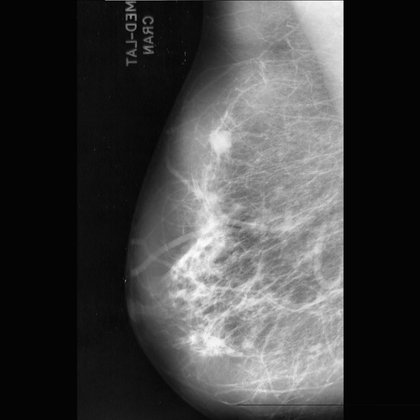
%> input picture Polakowski ddsm Implementation/mdb023e.pgm, 420 x 420 px, shrunk from 1024 x 1024 before the run
$ octave --eval "result = FOAModule(imread('mdb023e.pgm'));"   (GNU Octave 9; MATLAB toolbox functions it lacks are replaced by stand-ins)
%> lines starting %> are read from the running program, lines starting %| are printed output that depends on the picture; in (x1, y1, x2, y2) boxes, pixels count from 0 and x2, y2 are one past the last pixel; in counts of white or black regions, pixels touching at a corner belong together; the program's own positions count from 1
function [output] = FOAModule(I)
  I = double(I);
  %I = double(imread('mdb023e.pgm'));
  h1 = fspecial('gaussian',[30 30],40);
  h2 = fspecial('gaussian',[30 30],60);
  gauss1 = imfilter(I,h1,'replicate');
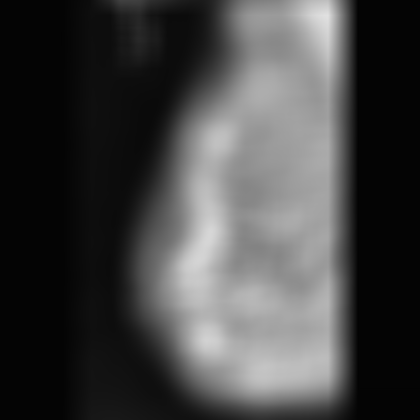
%> gauss1: size 420x420 double; min 3.93, max 225.6, mean 66.9
  gauss2 = imfilter(I,h2,'replicate');
  output= (gauss1-gauss2)*255;
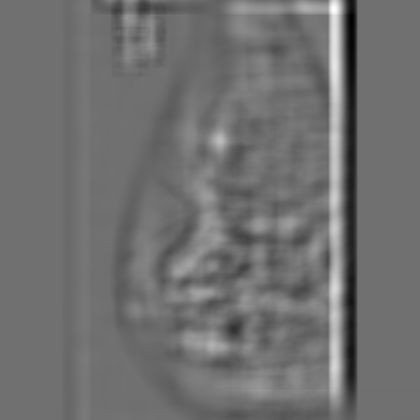
%> output: size 420x420 double; min -142.8, max 181.4, mean 0.2; drawn with min black and max white
  output = uint8(output);
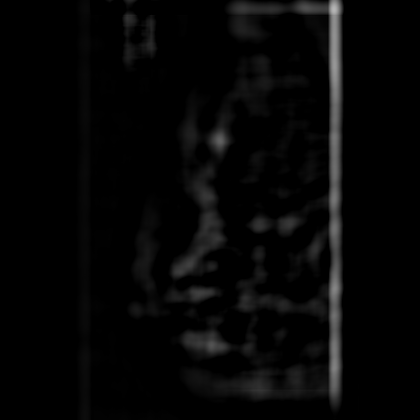
%> output: size 420x420 uint8; min 0, max 181, mean 6.1
  for i=1:size(output,1)
      for j=1:size(output,2)
          if( output(i,j)>10)
              output(i,j)=255;
          else
              output(i,j)=0;
          end
      end
  end
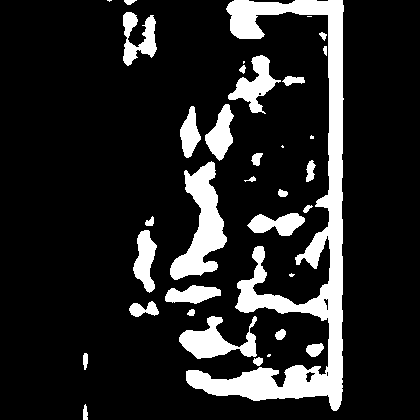
%> output: size 420x420 uint8; 14.9% white; 35 white regions (7 under 20 px), largest, box (x1, y1, x2, y2) and area: (186, 0, 344, 411) 13864, (170, 161, 227, 280) 3071, (179, 316, 257, 359) 1629
  % [4 lines of commented-out code are left out]
end

$ run again, on Polakowski ddsm Implementation/enhanced.png
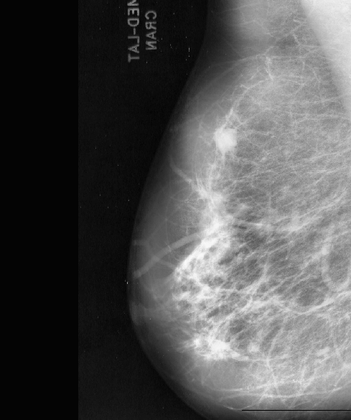
%> input picture Polakowski ddsm Implementation/enhanced.png, 351 x 420 px, shrunk from 489 x 585 before the run
%> in FOAModule, `output= (gauss1-gauss2)*255;`:
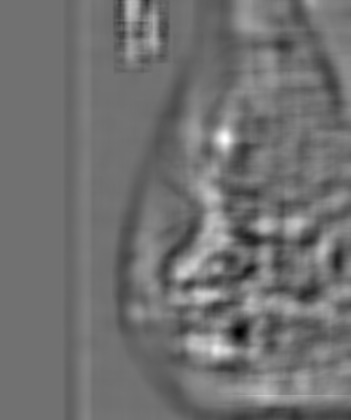
%> output: size 420x351x3 double; min -76.36, max 95.07, mean 0.1; drawn with min black and max white
%> after the loop in FOAModule, `for i=1:size(output,1)`:
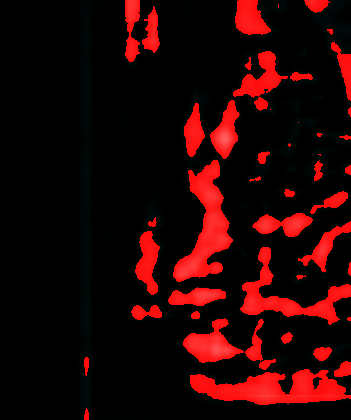
%> output: size 420x351x3 uint8; mean R, G, B 37.5, 4.4, 4.4
